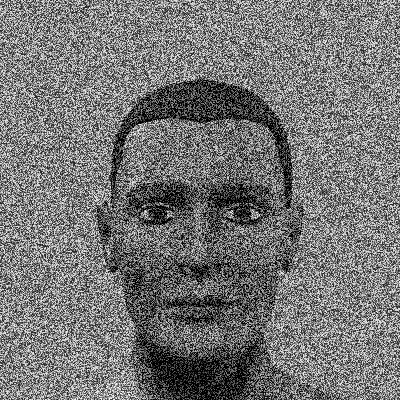
#> input picture ML/Day13_Dec04/Class/man.jpg, 400 x 400 px
$ python q1.py
#> lines starting #> are read from the running program, lines starting #| are printed output that depends on the picture
"""
	1) Try to remove the noise from the man.jpg image by doing erosion and dilation in a sequence.
"""

import cv2 as cv
import numpy as np

img = cv.imread('./Class/man.jpg',0)
#> img is the input picture: shape (400, 400); min 0, max 255, mean 117.4
kernel = np.ones((2,2),np.uint8)
# Errosion
erosin = cv.erode(img,kernel,iterations=1)
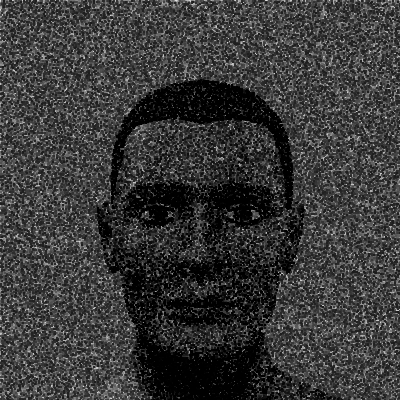
#> erosin: shape (400, 400); min 0, max 231, mean 57
cv.imshow('Eroded Imange',erosin)
cv.waitKey(0)

# Dilation
dialation = cv.dilate(img, kernel, iterations=1)
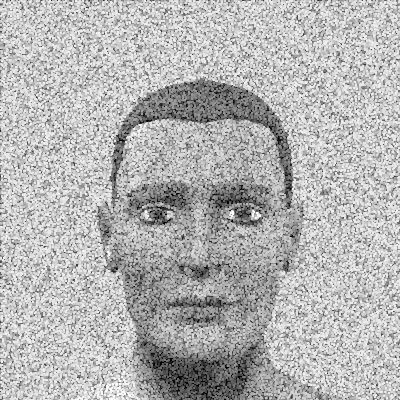
#> dialation: shape (400, 400); min 0, max 255, mean 179.6
cv.imshow("Dilated Image",dialation)
cv.waitKey(0)

$ run again, with ML/Day13_Dec04/Class/Direct_blending.jpg copied over ML/Day13_Dec04/Class/man.jpg
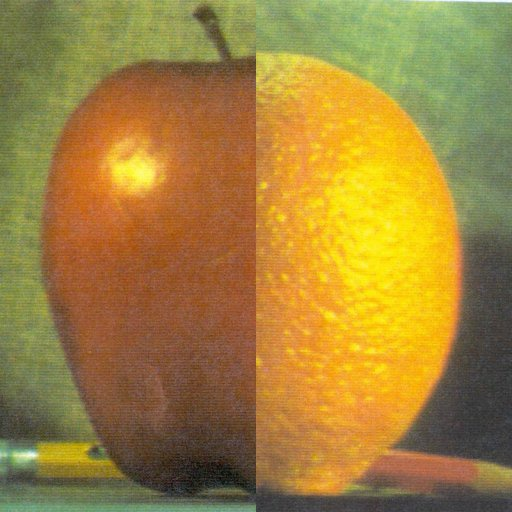
#> input picture ML/Day13_Dec04/Class/Direct_blending.jpg, 512 x 512 px
#> `img = cv.imread('./Class/man.jpg',0)`:
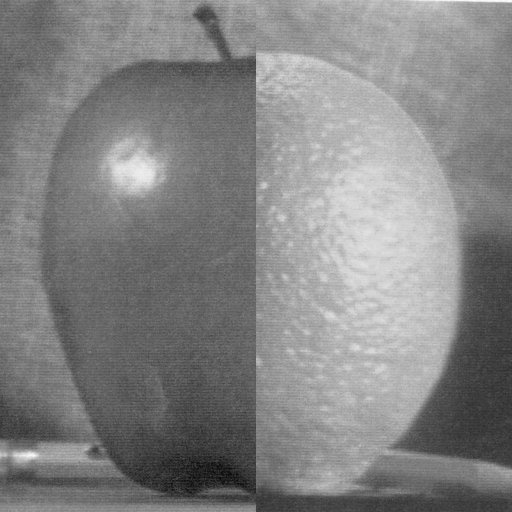
#> img: shape (512, 512); min 7, max 252, mean 131.4

$ run again, with ML/Day13_Dec04/Class/apple.jpg copied over ML/Day13_Dec04/Class/man.jpg
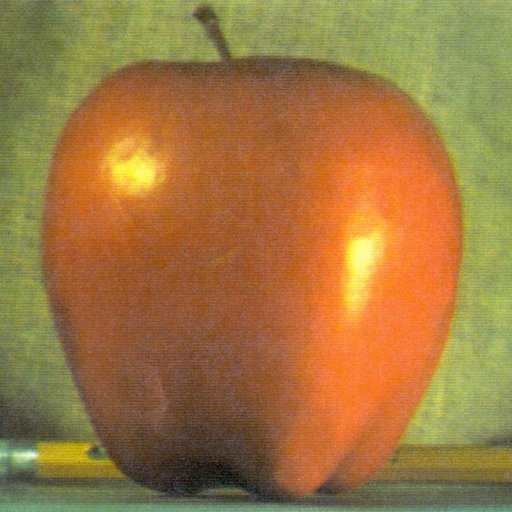
#> input picture ML/Day13_Dec04/Class/apple.jpg, 512 x 512 px
#> `img = cv.imread('./Class/man.jpg',0)`:
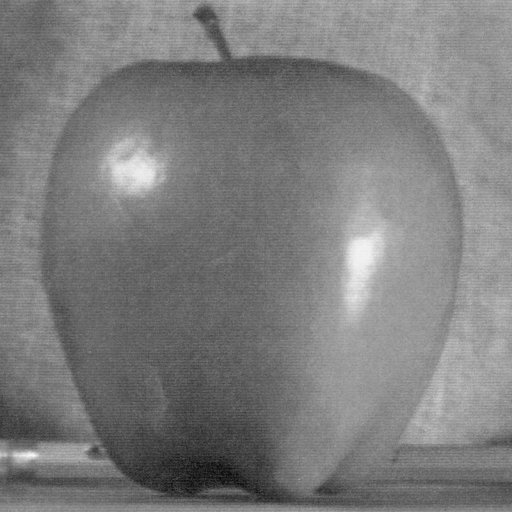
#> img: shape (512, 512); min 7, max 250, mean 125.2

$ run again, with ML/Day13_Dec04/Class/butterfly.jpg copied over ML/Day13_Dec04/Class/man.jpg
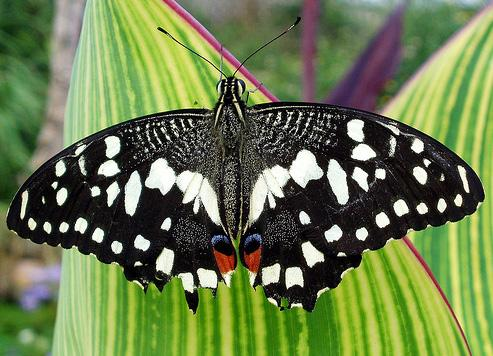
#> input picture ML/Day13_Dec04/Class/butterfly.jpg, 493 x 356 px
#> `erosin = cv.erode(img,kernel,iterations=1)`:
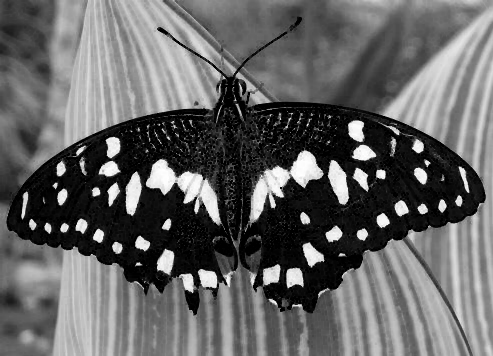
#> erosin: shape (356, 493); min 0, max 255, mean 100.3
#> `dialation = cv.dilate(img, kernel, iterations=1)`:
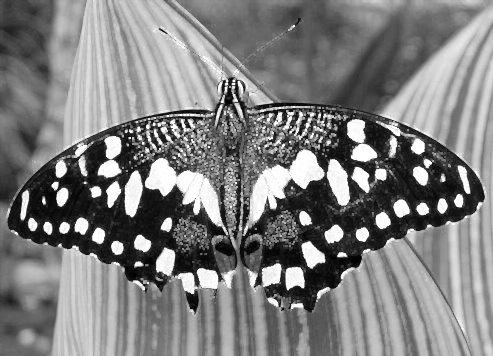
#> dialation: shape (356, 493); min 0, max 255, mean 127.2
